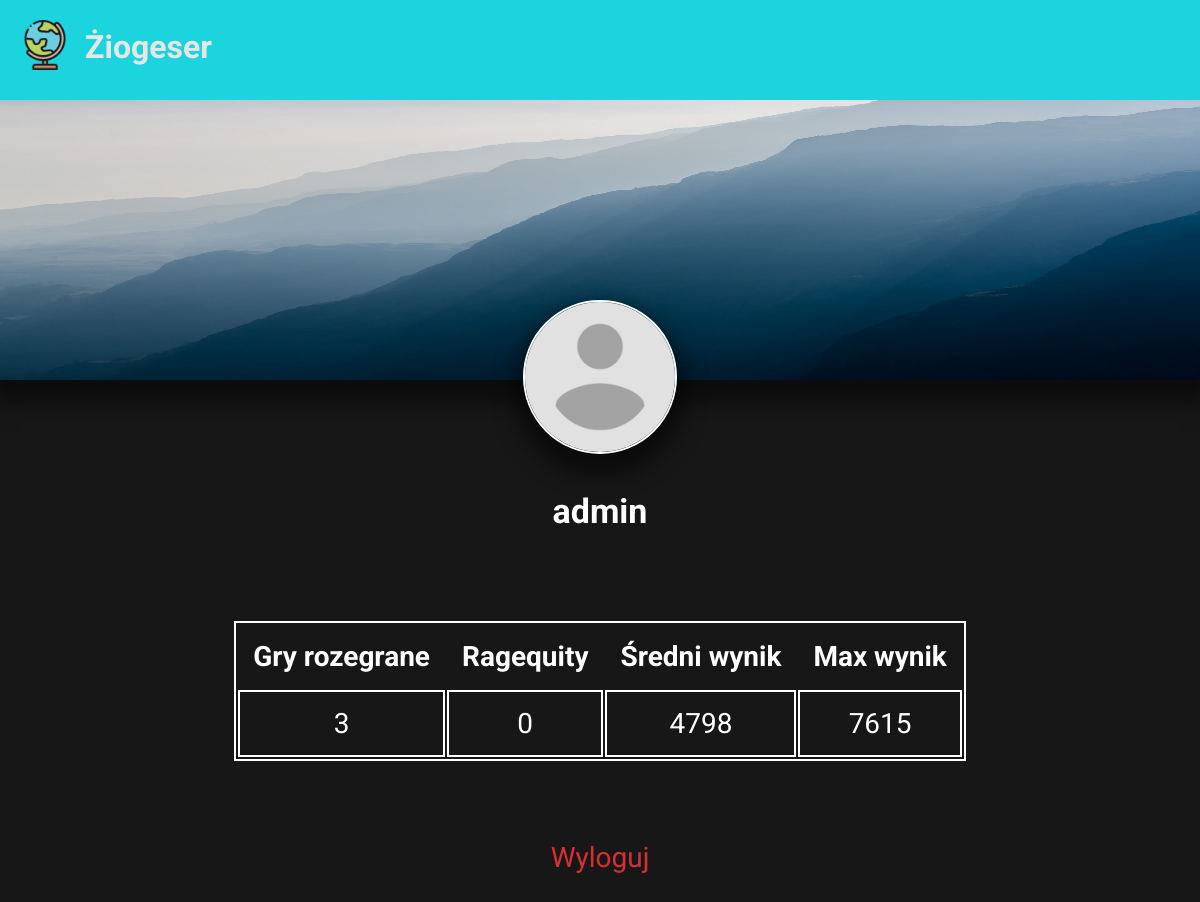
Screenshot of /profil.php?login=admin (signed in) with the database file from the repository.
### tables this page shows
CREATE TABLE `uzytkownicy` (
  `id` int(11) NOT NULL,
  `login` text NOT NULL,
  `haslo` text NOT NULL,
  `email` text NOT NULL,
  `prof` text NOT NULL,
  `bg` text NOT NULL,
  `rozegrane` int(11) NOT NULL,
  `ukonczone` int(11) NOT NULL,
  `max_score` int(11) NOT NULL,
  `sum_score` bigint(20) NOT NULL
);

### profil.php (the view, shortened to what this page needs)
<html>
<head>
    <link rel="stylesheet" href="css/profil.css">
</head>
<?php
require "connect.php";
$login = $_GET['login'] ?? null;
$wlasciciel = 0;
$prof = "";
$bg = "";
$rozegrane = 0;
$ragequity = 0;
$max_score = 0;
$avg_score = 0;
if($login == null){
    echo "<script>window.location.href='index.php'</script>";
    die;
}else{
    if($error == 0){
   $sql = "SELECT * FROM uzytkownicy WHERE login='$login';";
    $stmt = $db->prepare($sql);
    $stmt->execute();
    $wiersz_user = $stmt->fetch(PDO::FETCH_ASSOC);
    $prof = $wiersz_user['prof'];
    $bg = $wiersz_user['bg'];
    $rozegrane = $wiersz_user['rozegrane'];
    $ragequity = $wiersz_user['rozegrane']-$wiersz_user['ukonczone'];
    $max_score = $wiersz_user['max_score'];
    if($wiersz_user['ukonczone'] > 0){
        $avg_score = $wiersz_user['sum_score']/$wiersz_user['ukonczone'];
    }else{
        $avg_score = 0;
    }
    if($prof == ""){
        $prof = "user.png";
    }else{
        $prof = "user_uploads/".$login."/".$prof;
    }
    if($bg == ""){
        $bg = "bg.jpg";
    }else{
        $bg = "user_uploads/".$login."/".$bg;
    }
    }else{
        die;
    }
}
if(isset($_SESSION['zalogowany'])){
    if($_SESSION['expire'] < time()){
        session_destroy();
        echo "<script>window.location.href='index.php'</script>";
    }else{
        if($_SESSION['login'] == $login){
            $wlasciciel = 1;
        }
    }
}
?>
<body id="body">
 <div class="top_bar">
     <a href="index.php"><img src="favicon.ico"><span>Żiogeser</span></a>
 </div>
   <div class="bg_wrapper">
        <img src="images/<?=$bg?>" class="img_bg">
   </div>
   <div class="prof_wrapper">
       <img src="images/<?=$prof?>" class="img_prof">
   </div>
   <span class="span_login"><?=$login?></span>
<table>
    <tr>
        <th>Gry rozegrane</th>
        <th>Ragequity</th>
        <th>Średni wynik</th>
        <th>Max wynik</th>
    </tr>
    <tr>
        <td><?=$rozegrane?></td>
        <td><?=$ragequity?></td>
        <td><?=$avg_score?></td>
        <td><?=$max_score?></td>
    </tr>
</table>
<?php
    if($wlasciciel == 1){
        echo '<label for="wyloguj_submit" class="wyloguj_label">Wyloguj</label>';
    }
?>
</body>
</html>

### css/profil.css (style rules this page uses)
body { font-family: 'Roboto', sans-serif; padding: 0; margin: 0; background: #171717; color: #fff; overflow-x: hidden; }
.top_bar { background: #03e9f4; position: fixed; top: 0; left: 0; width: 100%; height: 100px; filter: contrast(0.8); z-index: 1000; }
.top_bar img { height: 50px; width: 50px; margin-left: 20px; margin-top: 20px; float: left; }
.top_bar span { color: #fff; font-weight: 700; font-size: 32px; display: block; float: left; margin-left: 15px; margin-top: 28px; }
a { color: #fff; text-decoration: none; }
.span_login { display: block; text-align: center; font-weight: 700; font-size: 34px; margin-top: 90px; }
.bg_wrapper { height: 380px; width: 100%; position: relative; }
label { cursor: pointer; }
.img_bg { width: 100%; height: 380px; position: absolute; top: 0; left: 0; box-shadow: 0px 13px 20px 10px rgba(0, 0, 0,0.5); z-index: 1; transition: 0.3s; }
.img_prof { height: 150px; width: 150px; box-shadow: 0px 13px 20px 10px rgba(0, 0, 0,0.5); border-radius: 50%; display: block; margin: auto; margin-top: -80px; border: 2px solid #fff; position: relative; z-index: 2; transition: 0.3s; }
.prof_wrapper { position: relative; }
table { margin: auto; text-align: center; border: 2px solid #fff; margin-top: 90px; margin-bottom: 100px; }
td { border:2px solid #fff; cursor: pointer; transition: 0.4s; }
td,th { padding: 15px; font-size: 28px; }
.wyloguj_label { display: block; text-align: center; font-size: 28px; margin-bottom: 50px; margin-top: -20px; color: #d63031; }

### rows the page displays
uzytkownicy: rozegrane "3", ragequity "0", avg_score "4798", max_score "7615"

### other values shown
$login "admin"
